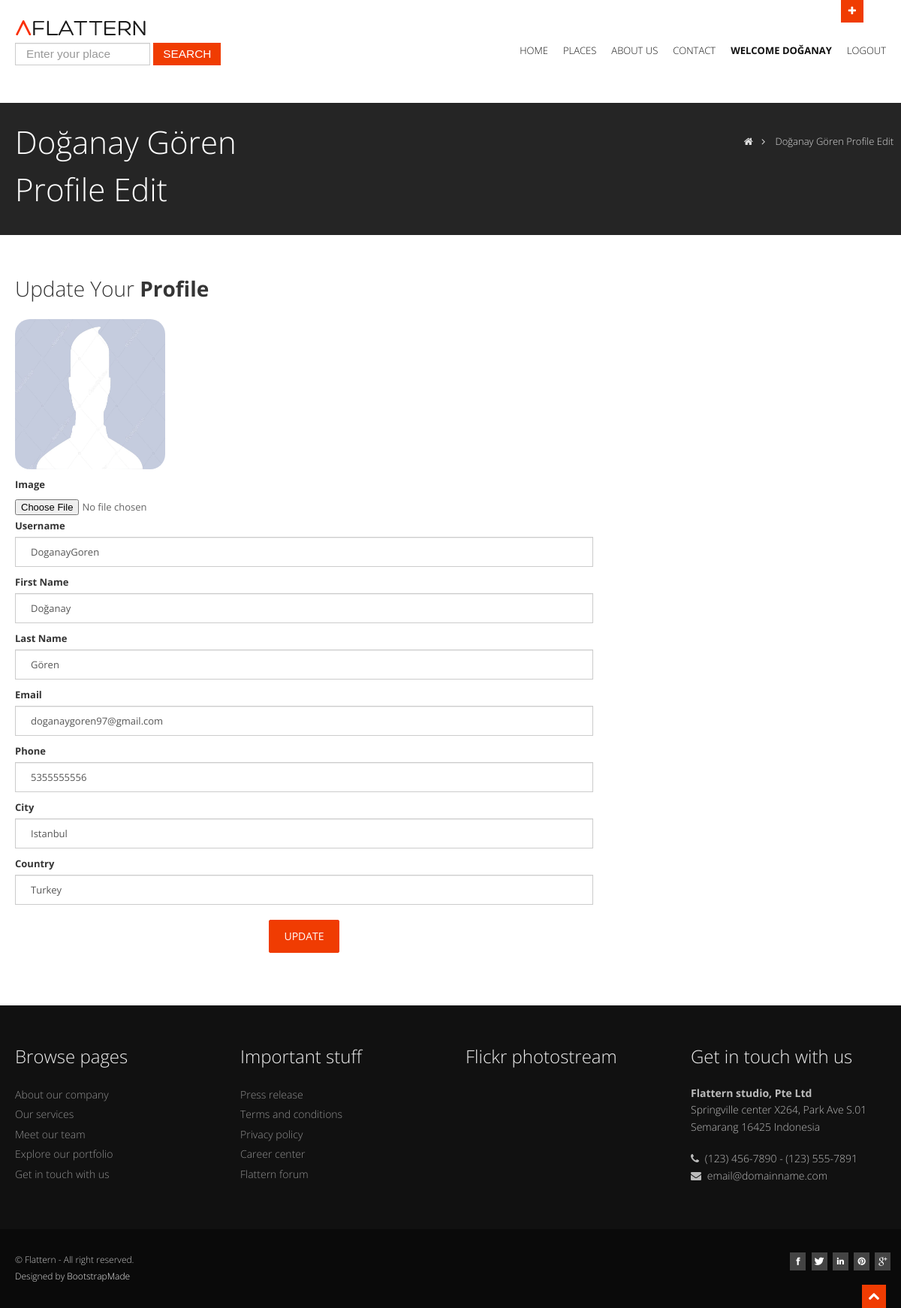
Page /user/profile_edit (signed in) on the committed database.
### home/models.py (models this page shows, shortened)
class UserProfile(models.Model):
	user=models.OneToOneField(User, on_delete=models.CASCADE)
	phone=models.CharField(blank=True, max_length=20)
	city=models.CharField(blank=True, max_length=20)
	country=models.CharField(blank=True, max_length=20)
	image=models.ImageField(blank=True,upload_to='images/users/')
	def image_tag(self):
		return mark_safe('<img src="{}" height="50" />'.format(self.image.url))
	image_tag.short_description='Image'

### user/views.py (the view)
# urls.py: path('profile_edit', views.profile_edit, name="profile_edit"),
@login_required(login_url='/login')
def profile_edit(request):
	if request.method=='POST':
		user_form=UserUpdateForm(request.POST, instance=request.user)
		profile_form=ProfileUpdateForm(request.POST, request.FILES, instance=request.user.userprofile)
		if user_form.is_valid() and profile_form.is_valid():
			user_form.save()
			profile_form.save()
			messages.success(request,"Profile Updated Successfully.")
			return HttpResponseRedirect('/user/profile')
		else:
			messages.warning(request,form.errors)
			return HttpResponseRedirect('/user/profile_edit')
	else:
		categories=Category.objects.all()
		current_user=request.user
		user_form=UserUpdateForm(instance=request.user)
		profile_form=ProfileUpdateForm(instance=request.user.userprofile)
		profile=UserProfile.objects.get(user_id=current_user.id)
		content={'categories':categories, 'profile':profile, 'profile_form':profile_form }
		return render(request, 'profile_edit.html', content)

### user/templates/profile_edit.html (shortened to what this page needs)
{% extends 'homebase.html' %}
{% block inner_headline %}
<section id="inner-headline">
    <div class="container">
        <div class="row">
            <div class="span4">
                <div class="inner-heading">
                    <h2>{{ user.first_name }} {{ user.last_name }} Profile Edit</h2>
                </div>
            </div>
            <div class="span8">
                <ul class="breadcrumb">
                    <li><a href="/"><i class="icon-home"></i></a><i class="icon-angle-right"></i></li>
                    <li class="active">{{ user.first_name }} {{ user.last_name }} Profile Edit</li>
                </ul>
            </div>
        </div>
    </div>
</section>
{% endblock %}
{% block main_content %}
<div class="row">
    <div class="span12">
        <h4>Update Your <strong>Profile</strong></h4>
        <form method="post" enctype="multipart/form-data" class="contactForm">
            <img style="height: 200px; width: 200px; border-radius: 20px; margin-bottom: 10px;" src="{{ profile.image.url }}">
            <div class="row">
            	<div class="span8 form-group">
                	<label>Image</label>
                	<input type="file" name="image" class="input" accept="images/users/*">
                </div>
                <div class="span8 form-group">
                	<label class="control-label" for="inputText">Username</label>
                    <input type="text" name="username" class="form-control" value="{{ profile.user.username }}"/>
                </div>
                <div class="span8 form-group">
                	<label class="control-label" for="inputText">First Name</label>
                    <input type="text" class="form-control" name="first_name" value="{{ profile.user.first_name }}"  />
                </div>
                <div class="span8 form-group">
                	<label class="control-label" for="inputText">Last Name</label>
                    <input type="text" class="form-control" name="last_name" value="{{ profile.user.last_name }}" />
                </div>
                <div class="span8 form-group">
                	<label class="control-label" for="inputText">Email</label>
                    <input type="email" class="form-control" name="email" value="{{ profile.user.email }}" />
                </div>
                <div class="span8 form-group">
                	<label class="control-label" for="inputText">Phone</label>
                    <input type="text" class="form-control" name="phone" value="{{ profile.phone }}" />
                </div>
                <div class="span8 form-group">
                	<label class="control-label" for="inputText">City</label>
                    <input type="text" class="form-control" name="city" value="{{ profile.city }}" />
                </div>
                <div class="span8 form-group">
                	<label class="control-label" for="inputText">Country</label>
                    <input type="text" class="form-control" name="country" value="{{ profile.country }}" />
                </div>
                <p class="span8 text-center">
                    <button class="btn btn-large btn-theme margintop10" type="submit">Update</button>
                </p>
            </div>
        </form>
    </div>
</div>
{% endblock %}

### home/templates/homebase.html (shortened to what this page needs)
<!DOCTYPE html>
<html lang="en">
<head>
    {% load static %}
    <link href="{% static 'css/bootstrap.css' %}" rel="stylesheet" />
    <link href="{% static 'css/bootstrap-responsive.css' %}" rel="stylesheet" />
    <link href="{% static 'css/fancybox/jquery.fancybox.css' %}" rel="stylesheet">
    <link href="{% static 'css/jcarousel.css' %}" rel="stylesheet" />
    <link href="{% static 'css/flexslider.css' %}" rel="stylesheet" />
    <link href="{% static 'css/style.css' %}" rel="stylesheet" />
    <link href="{% static 'skins/default.css' %}" rel="stylesheet" />
    <link rel="stylesheet" href="https://ajax.googleapis.com/ajax/libs/jqueryui/1.11.4/themes/smoothness/jquery-ui.css">
</head>
<body>
    <div id="wrapper">
        <header>
            <div class="container ">
                <div id="header-hidden-link">
                    <a href="#" class="toggle-link" title="Click me you'll get a surprise" data-target=".hidden-top"><i></i>Open</a>
                </div>
                <div class="row nomargin">
                    <div class="span12">
                    </div>
                </div>
                <div class="row">
                    <div class="span4">
                        <div class="logo">
                            <a href="/"><img src="{% static 'img/logo.png' %}" alt="" class="logo" /></a>
                            <div class="widget">
                                <div class="ui-widget">
                                <form action="/place/search" method="post" class="form-search">
                                    <input placeholder="Enter your place" id="search" name="search" type="text" class="input-medium search-query">
                                    <button type="submit" class="btn btn-square btn-theme">Search</button>
                                </form>
                                </div>
                            </div>
                        </div>
                    </div>
                    <div class="span8">
                        <div class="navbar navbar-static-top">
                            <div class="navigation">
                                <nav>
                                    <ul class="nav topnav">
                                        <li>
                                            <a href="/">Home </a>
                                        </li>
                                        <li class="dropdown">
                                            <a href="/place">Places</a>
                                        </li>
                                            {% load mptt_tags %}
                                        <li>
                                            <a href="/about"> About Us </a>
                                        </li>
                                        <li>
                                            <a href="/contact">Contact </a>
                                        </li>
                                        {% if user.id is not None %}
                                        <li>
                                            <a href="/user/profile"><strong>Welcome {{ user.first_name }}</strong></a>
                                        </li>
                                        <li>
                                            <a href="/logout">Logout</a>
                                        </li>
                                        {% else %}
                                        <li>
                                            <a href="/login">What are you waiting for? Sign In Here <i class="icon-circle-arrow-up"></i></a>
                                        </li>
                                        {% endif %}
                                    </ul>
                                </nav>
                            </div>
                        </div>
                    </div>
                </div>
            </div>
        </header>
      {% block inner_headline %}
      {% endblock %}
        <section id="content">
          <div class="container">
            {% block main_content %}
            {% endblock %}
            </div>
        </section>
        <footer>
            <div class="container">
                <div class="row">
                    <div class="span3">
                        <div class="widget">
                            <h5 class="widgetheading">Browse pages</h5>
                            <ul class="link-list">
                                <li><a href="#">About our company</a></li>
                                <li><a href="#">Our services</a></li>
                                <li><a href="#">Meet our team</a></li>
                                <li><a href="#">Explore our portfolio</a></li>
                                <li><a href="#">Get in touch with us</a></li>
                            </ul>
                        </div>
                    </div>
                    <div class="span3">
                        <div class="widget">
                            <h5 class="widgetheading">Important stuff</h5>
                            <ul class="link-list">
                                <li><a href="#">Press release</a></li>
                                <li><a href="#">Terms and conditions</a></li>
                                <li><a href="#">Privacy policy</a></li>
                                <li><a href="#">Career center</a></li>
                                <li><a href="#">Flattern forum</a></li>
                            </ul>
                        </div>
                    </div>
                    <div class="span3">
                        <div class="widget">
                            <h5 class="widgetheading">Flickr photostream</h5>
                        </div>
                    </div>
                    <div class="span3">
                        <div class="widget">
                            <h5 class="widgetheading">Get in touch with us</h5>
                            <address>
                <strong>Flattern studio, Pte Ltd</strong><br>
                 Springville center X264, Park Ave S.01<br>
                 Semarang 16425 Indonesia
              </address>
                            <p>
                                <i class="icon-phone"></i> (123) 456-7890 - (123) 555-7891
                                <br>
                                <i class="icon-envelope-alt"></i> email@domainname.com
                            </p>
                        </div>
                    </div>
                </div>
            </div>
            <div id="sub-footer">
                <div class="container">
                    <div class="row">
                        <div class="span6">
                            <div class="copyright">
                                <p>
                                    <span>&copy; Flattern - All right reserved.</span>
                                </p>
                                <div class="credits">
                                    Designed by <a href="https://bootstrapmade.com/">BootstrapMade</a>
                                </div>
                            </div>
                        </div>
                        <div class="span6">
                            <ul class="social-network">
                                <li><a href="#" data-placement="bottom" title="Facebook"><i class="icon-facebook icon-square"></i></a></li>
                                <li><a href="#" data-placement="bottom" title="Twitter"><i class="icon-twitter icon-square"></i></a></li>
                                <li><a href="#" data-placement="bottom" title="Linkedin"><i class="icon-linkedin icon-square"></i></a></li>
                                <li><a href="#" data-placement="bottom" title="Pinterest"><i class="icon-pinterest icon-square"></i></a></li>
                                <li><a href="#" data-placement="bottom" title="Google plus"><i class="icon-google-plus icon-square"></i></a></li>
                            </ul>
                        </div>
                    </div>
                </div>
            </div>
        </footer>
    </div>
    <a href="#" class="scrollup"><i class="icon-chevron-up icon-square icon-32 active"></i></a>
</body>
</html>

### rows in the picture
UserProfile: image (picture), username "DoganayGoren", first_name "Doğanay", last_name "Gören", email "doganaygoren97@gmail.com", phone "5355555556", city "Istanbul", country "Turkey"

### other values in the picture
{{ user.first_name }} "DOĞANAY"
{{ user.first_name }} "Doğanay"
{{ user.last_name }} "Gören"
